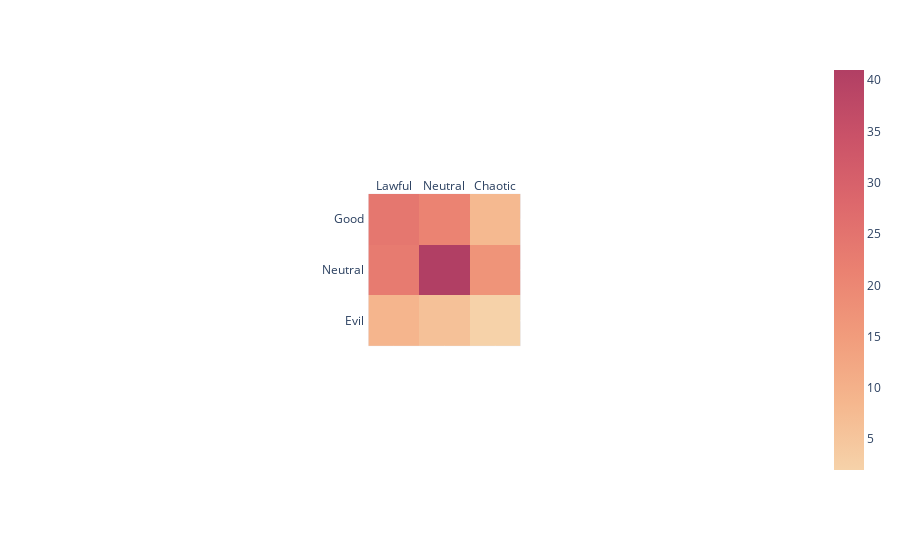

Source (notebook cell):
### Code cell
import plotly.express as px
import pandas as pd
import plotly.express as px
import numpy as np
pd.set_option("mode.chained_assignment", None)
import ipywidgets as widgets
from ipywidgets import HBox, VBox
import numpy as np
import matplotlib.pyplot as plt
from IPython.display import display

%matplotlib inline
%run ~/Data/Core.ipynb

Process_GA()

TAL = pd.read_csv('/home/jovyan/Data/Alignment.csv')

data=[[TAL.at[0,'Count'], TAL.at[1,'Count'], TAL.at[2,'Count']],
      [TAL.at[3,'Count'], TAL.at[4,'Count'], TAL.at[5,'Count']],
      [TAL.at[6,'Count'], TAL.at[7,'Count'], TAL.at[8,'Count']]]

fig = px.imshow(data,
                x=['Lawful', 'Neutral', 'Chaotic'],
                y=['Good ', 'Neutral ', 'Evil '],
                color_continuous_scale='Redor'
               )
fig.update_xaxes(side="top")
fig.show()

### Figure 1 — Plotly figure (JSON) as saved in the notebook; plotly's stock layout.template omitted (floating-point values rounded to 4 significant figures)
{"data": [{"coloraxis": "coloraxis", "name": "0", "x": ["Lawful", "Neutral", "Chaotic"], "y": ["Good ", "Neutral ", "Evil "], "z": [[24, 21, 8], [23, 41, 17], [9, 6, 2]], "type": "heatmap", "xaxis": "x", "yaxis": "y", "hovertemplate": "x: %{x}<br>y: %{y}<br>color: %{z}<extra></extra>"}], "layout": {"xaxis": {"anchor": "y", "domain": [0.3955, 0.6045], "scaleanchor": "y", "constrain": "domain", "side": "top", "type": "category", "range": [-0.5, 2.5], "autorange": true}, "yaxis": {"anchor": "x", "domain": [0, 1], "autorange": true, "constrain": "domain", "type": "category", "range": [2.5, -0.5]}, "coloraxis": {"colorscale": [[0, "rgb(246, 210, 169)"], [0.1667, "rgb(245, 183, 142)"], [0.3333, "rgb(241, 156, 124)"], [0.5, "rgb(234, 129, 113)"], [0.6667, "rgb(221, 104, 108)"], [0.8333, "rgb(202, 82, 104)"], [1, "rgb(177, 63, 100)"]]}, "margin": {"t": 60}, "autosize": true}}
